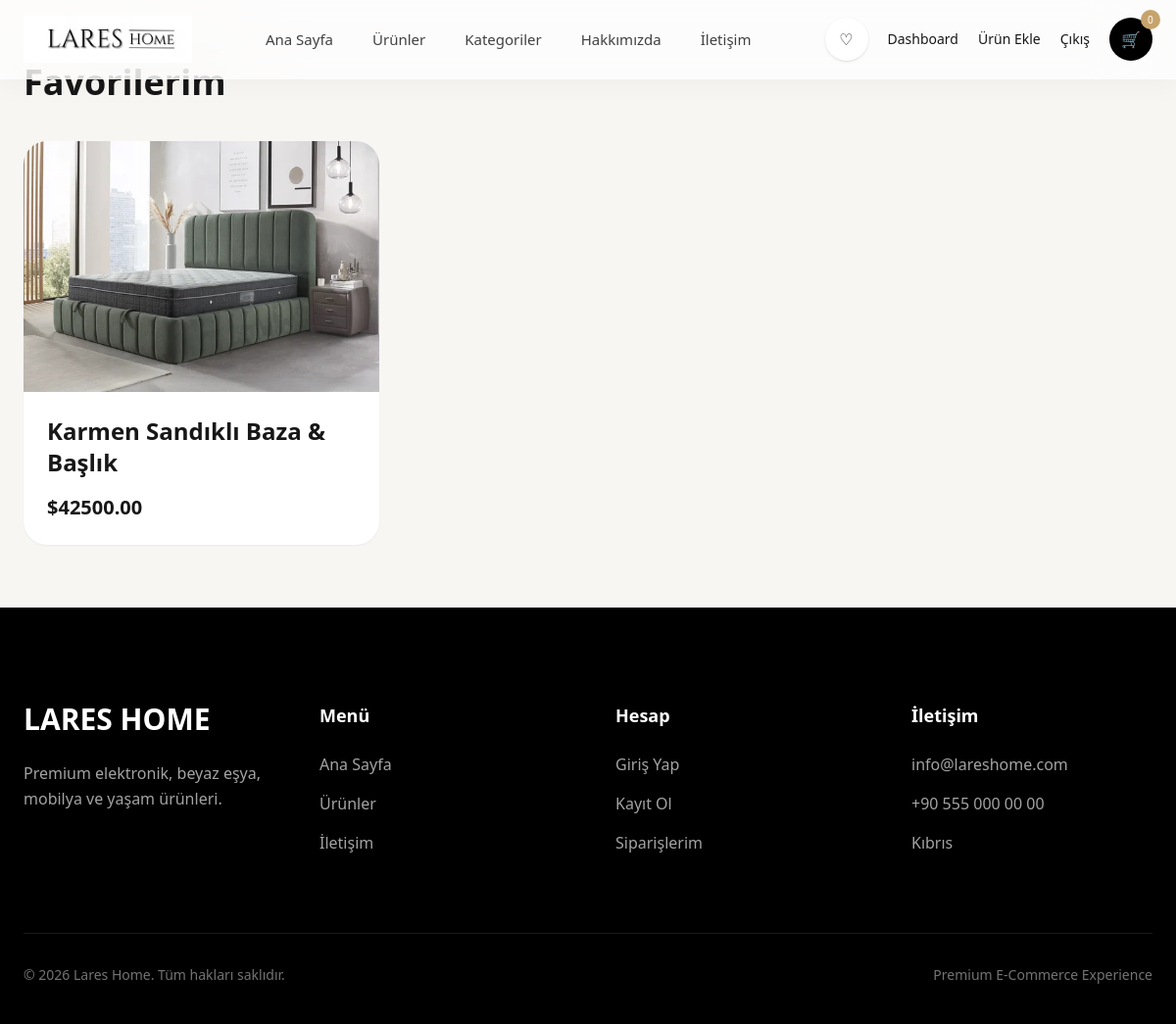
Screenshot of /favorites/ (signed in) with the database file from the repository.
### store/models.py (models this page shows, shortened)
class Favorite(models.Model):
        user = models.ForeignKey(User, on_delete=models.CASCADE, related_name='favorites')
        product = models.ForeignKey(Product, on_delete=models.CASCADE, related_name='favorites')
        created_at = models.DateTimeField(auto_now_add=True)
        class Meta:
            unique_together = ('user', 'product')

class Product(models.Model):
    category = models.ForeignKey(Category, on_delete=models.CASCADE, related_name="products")
    name = models.CharField(max_length=200)
    price = models.DecimalField(max_digits=10, decimal_places=2)
    description = models.TextField(blank=True)
    image = models.ImageField(upload_to="products/", blank=True, null=True)
    stock = models.PositiveIntegerField(default=0)
    is_active = models.BooleanField(default=True)
    is_featured = models.BooleanField(default=False)
    is_new = models.BooleanField(default=True)
    discount_percent = models.IntegerField(default=0)

### store/views.py (the view)
# urls.py: path('favorites/', my_favorites, name='my_favorites'),
@login_required(login_url='login')
def my_favorites(request):
    favorites = Favorite.objects.filter(user=request.user)
    return render(request, 'store/my_favorites.html', {
        'favorites': favorites,
    })

### store/templates/store/my_favorites.html (shortened to what this page needs)
{% extends 'store/base.html' %}
{% block content %}
<section class="max-w-7xl mx-auto px-6 py-16">
    <h1 class="text-4xl font-bold mb-10">
        Favorilerim
    </h1>
    <div class="grid grid-cols-1 md:grid-cols-3 gap-8">
        {% for favorite in favorites %}
            <div class="bg-white rounded-3xl overflow-hidden shadow-sm">
                {% if favorite.product.image %}
                    <img src="{{ favorite.product.image.url }}"
                         class="w-full h-64 object-cover">
                {% endif %}
                <div class="p-6">
                    <h3 class="text-2xl font-bold mb-3">
                        {{ favorite.product.name }}
                    </h3>
                    <strong class="text-xl">
                        ${{ favorite.product.price }}
                    </strong>
                </div>
            </div>
        {% empty %}
            <p>Henüz favori ürününüz yok.</p>
        {% endfor %}
    </div>
</section>
{% endblock %}

### store/templates/store/base.html (style rules this page uses)
html { scroll-behavior: smooth; }

### rows the page displays
Favorite: product.image (picture), product.name "Karmen Sandıklı Baza & Başlık", product.price "42500.00"

### other values shown
{{ cart_count|default:0 }} "0"
